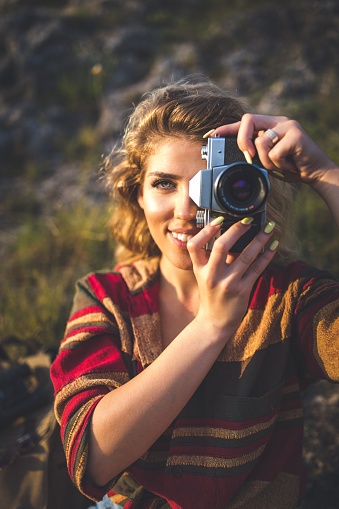
#> input picture image_process/image_1.jpg, 339 x 509 px
$ python 01_pillow.py
#> lines starting #> are read from the running program, lines starting #| are printed output that depends on the picture
from PIL import Image

first_image = Image.open('image_1.jpg')
#> first_image is the input picture: PIL image 339x509 RGB; mean R, G, B 98.7, 77.9, 67.5
# print(type(first_image)) # return <class 'PIL.JpegImagePlugin.JpegImageFile'>

# print(first_image) # return <PIL.JpegImagePlugin.JpegImageFile image mode=RGB size=339x509 at 0x105945FD0>
# first_image.show() # for show Image

# print(first_image.size) # Size of image
# print(first_image.filename) # file name
# print(first_image.format_description)


# Croping the image
# in the image  X is forword y is downword
# y, x---------> (width)
# |
# |
# |
# v
# (height)

# (0,0)__________________________________(800,0)

#     |                |                |
#     |          top (upper)            |
#     |                v                |
#     |     left --> [Rect] <-- right   |
#     |                ^                |
#     |            bottom (lower)       |
#     |_________________________________|
# (0,600)                               (800,600)

# first_image.crop((LEFT,UPPER,RIGHT,LOWER))
# left, upper -> These define the starting point (the top-left corner of your cut).
# right, lower -> They are the ending coordinates on the original image's grid.
# crop_image = first_image.crop((0,0,400,610))
# crop_image.show()
# first_image.show()

pencil_image = Image.open('pencils.jpg')
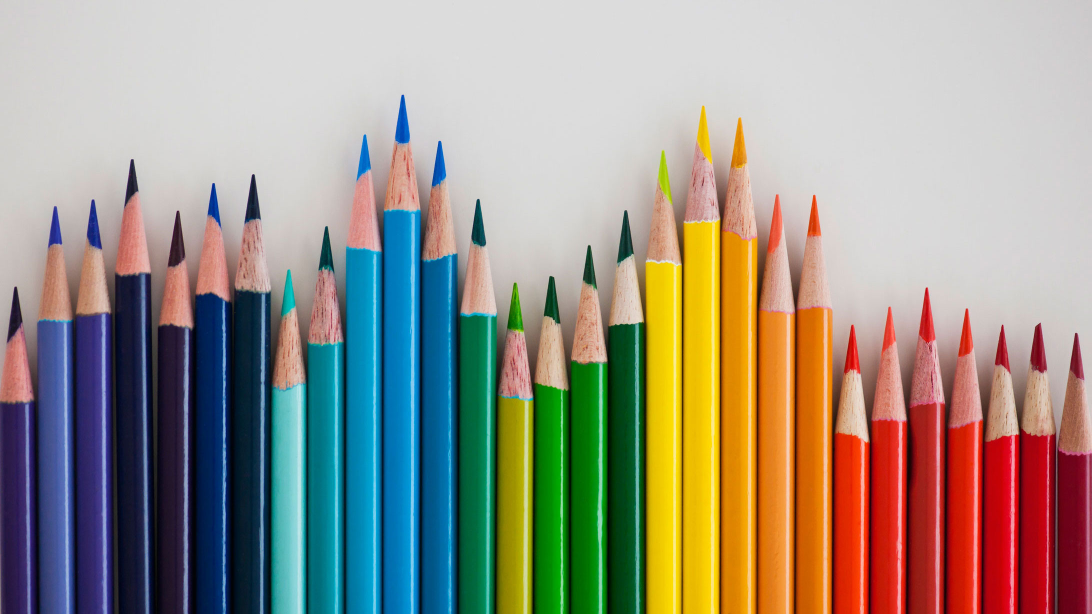
#> input picture image_process/pencils.jpg, 2183 x 1228 px (shown at 1/2 size)
#> pencil_image is the input picture: PIL image 2183x1228 RGB; mean R, G, B 153.6, 146.9, 134.2
# print(pencil_image.size) #(2183, 1228)
# height = 1228/2
width = 2183/5
# print(pencil_image.height)
# print(pencil_image.width)

crop_pencil_image = pencil_image.crop((0,1000,width, 1228))
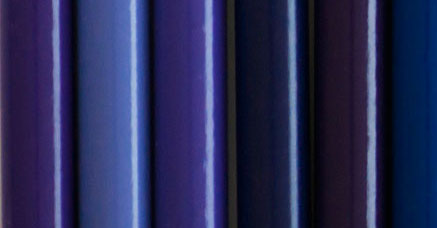
#> crop_pencil_image: PIL image 437x228 RGB; mean R, G, B 40.1, 42.8, 85
# [5 lines of commented-out code are left out]

resize_pencil_image = pencil_image.resize((200,200))
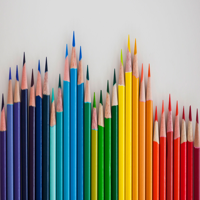
#> resize_pencil_image: PIL image 200x200 RGB; mean R, G, B 153.7, 146.9, 134.3
# resize_pencil_image.show()

rotate_image = resize_pencil_image.rotate(180)
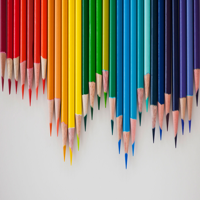
#> rotate_image: PIL image 200x200 RGB; mean R, G, B 153.7, 146.9, 134.3
rotate_image.show()
